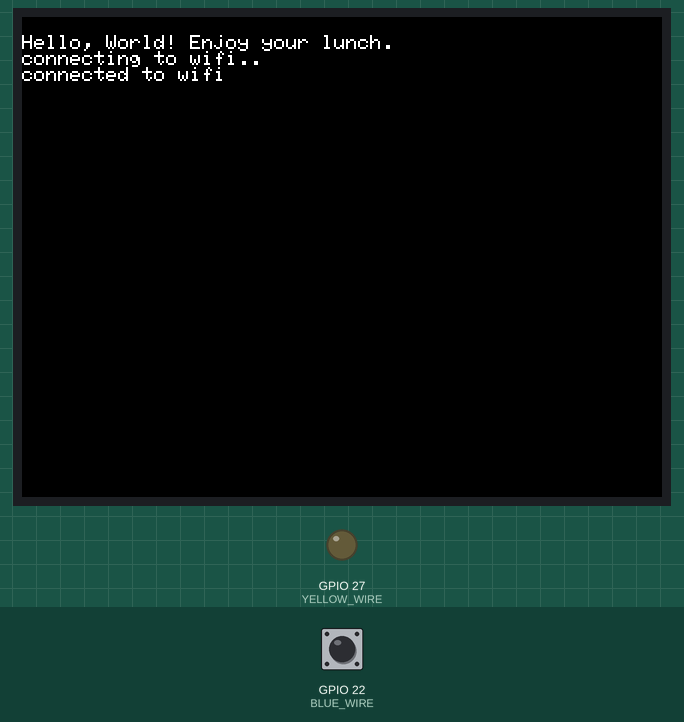
This sketch was run on a simulated ESP32. Parts: 320×240 colour display, output pins drawn as LEDs (lit = HIGH). Inputs (shaded band) come from the test bench; at power-on: GPIO 22 (BLUE_WIRE) HIGH. WiFi joins after 1.5 s; servers stay silent unless stated.

Above: at 3.4 s.
3.5 s: GPIO 22 (BLUE_WIRE) pulled LOW for 0.15 s
At 4.9 s:
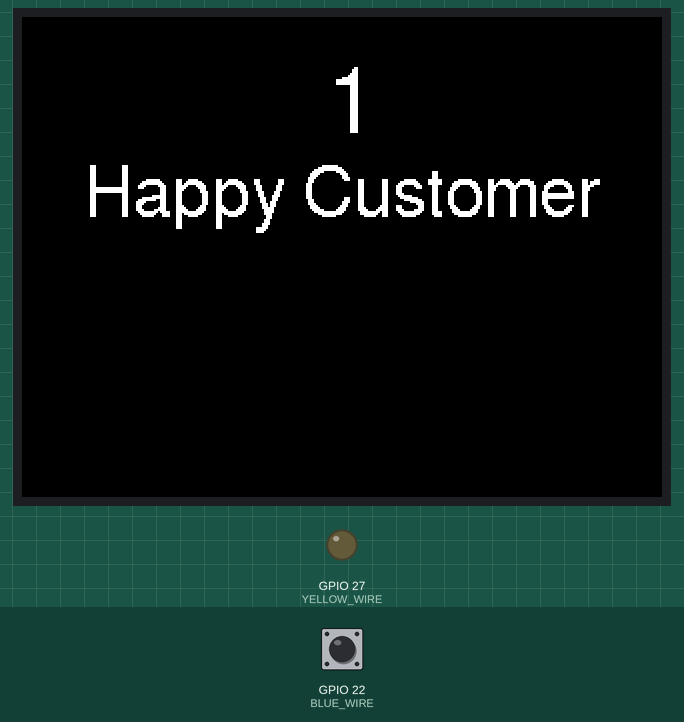
5.2 s: GPIO 22 (BLUE_WIRE) pulled LOW for 1 s
At 7.5 s:
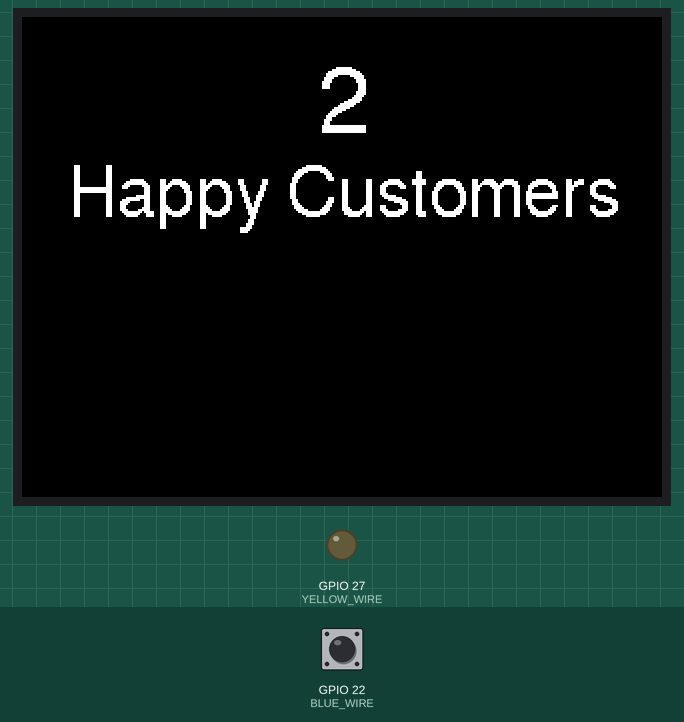
7.8 s: GPIO 22 (BLUE_WIRE) pulled LOW for 0.15 s
At 9.2 s:
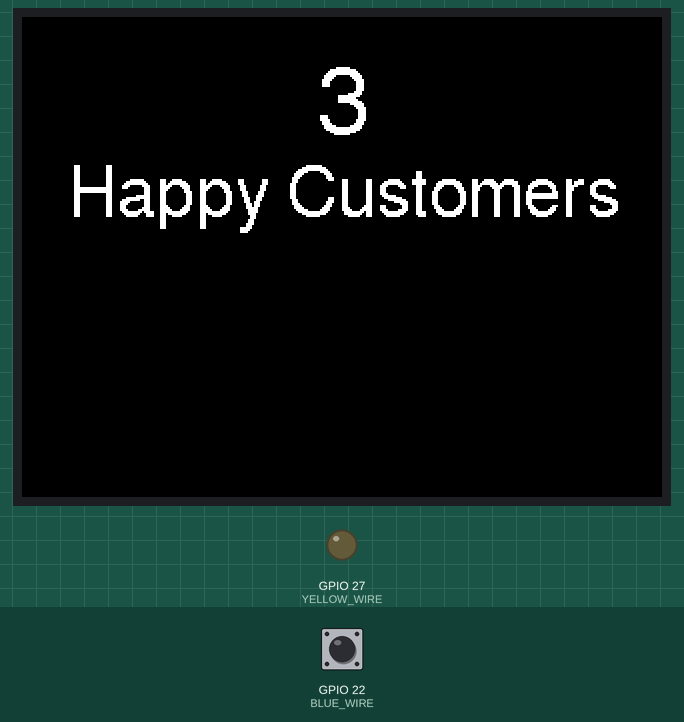
9.5 s: GPIO 22 (BLUE_WIRE) pulled LOW for 1 s
At 11.9 s:
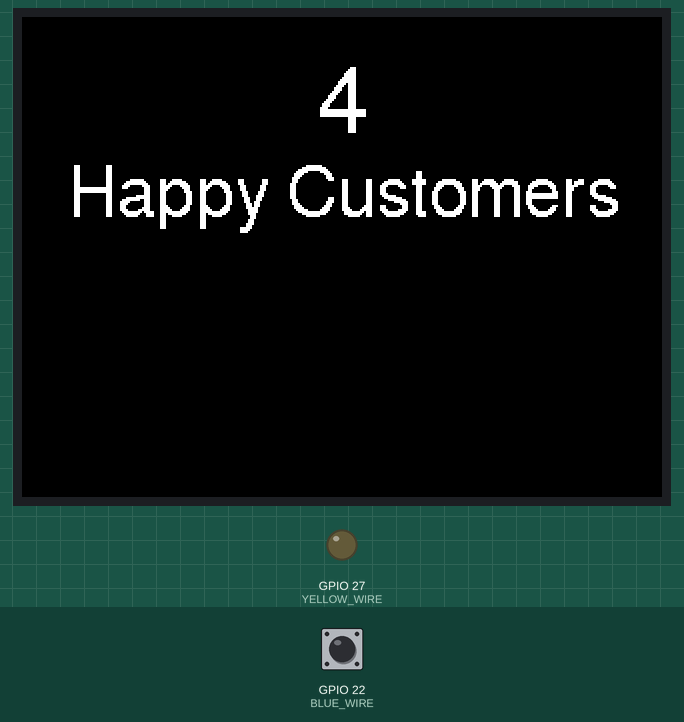
Timing chart, 0 to 13.1 s (numbered marks = the images above; inputs shaded):
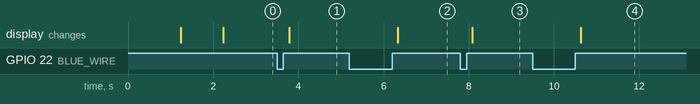

The sketch:

happy-lunch-counter.ino
```cpp
// https://github.com/witnessmenow/ESP32-Cheap-Yellow-Display
#include <TFT_eSPI.h>
// Can be installed from the library manager (Search for "TFT_eSPI")
//https://github.com/Bodmer/TFT_eSPI
#include <WiFi.h>
#include <HTTPClient.h>
#include "secrets.h"
// https://github.com/bblanchon/ArduinoJson
#include <ArduinoJson.h>

#define SCREEN_WIDTH 320
#define SCREEN_HEIGHT 240

#define BLUE_WIRE 22
#define YELLOW_WIRE 27

#define BUTTON_PUSHED_STATE 0
#define BUTTON_NOT_PUSHED_STATE 1


// Used to set the "background" state of the button push.
// Un-pushed button = 1, so start at 1. Then when a push is detected,
// set background state to 0 so that a button hold-down only counts as one push.
int backgroundState = BUTTON_NOT_PUSHED_STATE;

int customerCount = 0;

TFT_eSPI tft = TFT_eSPI();

void setup_wifi(){
  WiFi.begin(SSID, PASSWORD);
  tft.print("connecting to wifi");

  while (WiFi.status() != WL_CONNECTED)
  {
    tft.print(".");
    delay(1000);
  }
  tft.println("");
  tft.println("connected to wifi");
}

const char* get_cat_fact() {
  String url = "https://catfact.ninja/fact";
  HTTPClient http;
  http.begin(url);
  int httpCode = http.GET();
  if (httpCode > 0) {
    // file found at server
    if (httpCode == HTTP_CODE_OK) {
      String payload = http.getString();

      // Deserialize the JSON, grabbing the 'fact' value
      JsonDocument doc;
      deserializeJson(doc, payload);
      const char* fact = doc["fact"];

      return fact;
    }
  } else {
    return "";
  }
}

void setup_button() {
  pinMode(BLUE_WIRE, INPUT_PULLUP);

  pinMode(YELLOW_WIRE, OUTPUT);
  digitalWrite(YELLOW_WIRE, LOW);
}

void increment_customer_count() {
  customerCount += 1;
}

void show_customer_count() {
  tft.fillScreen(TFT_BLACK); // Clear the screen before writing to it
  tft.setTextColor(TFT_WHITE, TFT_BLACK); // White text on a black background
  tft.setFreeFont(&FreeSans24pt7b);
  tft.drawCentreString(String(customerCount), SCREEN_WIDTH/2, SCREEN_HEIGHT/5 - 25, 1);

  tft.setFreeFont(&FreeSans18pt7b);
  const char* customerMessage = customerCount == 1 ? "Happy Customer" : "Happy Customers";
  tft.drawCentreString(customerMessage, SCREEN_WIDTH/2, SCREEN_HEIGHT/5 + 25, 1);

  // Show a fun cat fact to demonstrate internet connectivity / hitting an API
  const char* catFact = get_cat_fact();

  tft.setFreeFont(&FreeSans12pt7b);
  tft.setCursor(0, SCREEN_HEIGHT/2 + 30, 1); // Acceptable margins so the text is not off-screen
  tft.println(catFact);

  // tft.drawCentreString(catFact, SCREEN_WIDTH/2, SCREEN_HEIGHT/2.5 + 50, 1);
}

void customer_detected() {
  increment_customer_count();
  show_customer_count();
}

void check_button() {
  int buttonValue = digitalRead(BLUE_WIRE);

  // Something happened with the button
  if (buttonValue != backgroundState) {

    // Button has been released
    if (buttonValue == BUTTON_NOT_PUSHED_STATE) {
      customer_detected();
    }

    // The button down-ness switched so the background state also switched because
    // it is the opposite of the down-ness.
    // If the button is pressed, the background state is un-pressed. And vice versa.
    backgroundState = !backgroundState;
  }
}

void setup_screen() {
  tft.init();
  tft.setRotation(1); // This is the display in landscape
  tft.fillScreen(TFT_BLACK); // Clear the screen before writing to it
  tft.setTextColor(TFT_WHITE, TFT_BLACK); // White text on a black background
  tft.setFreeFont(&FreeSans9pt7b); // Small font
  tft.setCursor(0, 9, 9); // Acceptable margins so the text is not off-screen
  tft.println("Hello, World! Enjoy your lunch.");
}

unsigned long last_count_reset = 0;
void reset_count(){
  // if current seconds - last reset is more then 12 hours
  if (millis()/1000 - last_count_reset > 12*60*60) {
    Serial.println("customer count reset");
    tft.println("Count Reset");
    customerCount = 0;
    last_count_reset= millis()/1000;
  }
}

void setup() {
  Serial.begin(9600);
  setup_screen();
  setup_button();
  setup_wifi();
}

void loop() {
  check_button();
  reset_count();
  delay(50);
}
```

secrets.h
```cpp
#define SSID      "" // YOUR WIFI HERE
#define PASSWORD  "" // TOP SECRET

#define AIO_SERVER      "io.adafruit.com"
#define AIO_SERVERPORT  1883
#define AIO_USERNAME    "...your AIO username (see https://accounts.adafruit.com)..."
#define AIO_KEY         "...your AIO key..."
```

Measured:
- after the input at 3.5 s, the display: changes after 0.28 s (image 1)
- after the input at 5.2 s, the display: changes after 1.1 s (image 2)
- after the input at 7.8 s, the display: changes after 0.28 s (image 3)
- after the input at 9.5 s, the display: changes after 1.1 s (image 4)
